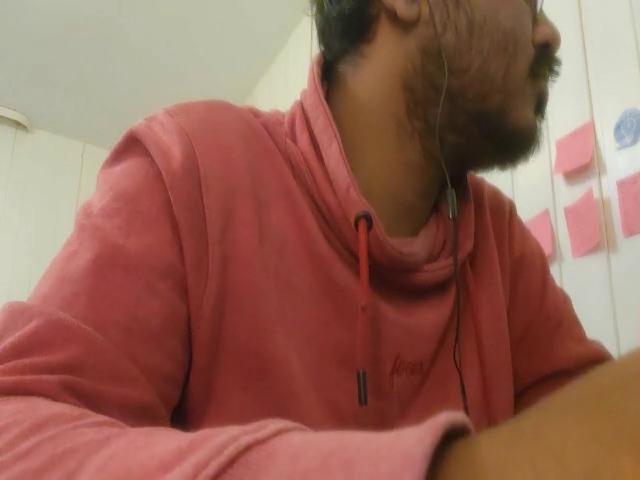
#> input picture frame 43 of EDITH.mp4, 640 x 480 px, given in place of the camera
$ jupyter execute --allow-errors mobile_application.ipynb
#> lines starting #> are read from the running program, lines starting #| are printed output that depends on the picture
[cell 1]
import cv2

camera  = 'http://192.168.178.37:8080/video'

#connect yout laptop and android device with the same network like wifi.
cap = cv2.VideoCapture(0, cv2.CAP_DSHOW)
cap.open(camera)
print('check==', cap.isOpened())
#divx, xvid, mjpg, x264, wmv1, wmv2
fourcc = cv2.VideoWriter_fourcc(*'mp4v') #'XVID
#it contains 4 parameters, name, codec, fps, resolution

output = cv2.VideoWriter('/Users/anuragrachoti/Desktop/EDITH.mp4', fourcc, 20.0, (640,480))
print(cap)
while cap.isOpened():
    ret ,frame = cap.read()
#> frame is the input picture: shape (480, 640, 3); mean B, G, R 86.9, 101.2, 148.7
    if ret == True:
        frame = cv2.resize(frame,(700,700))
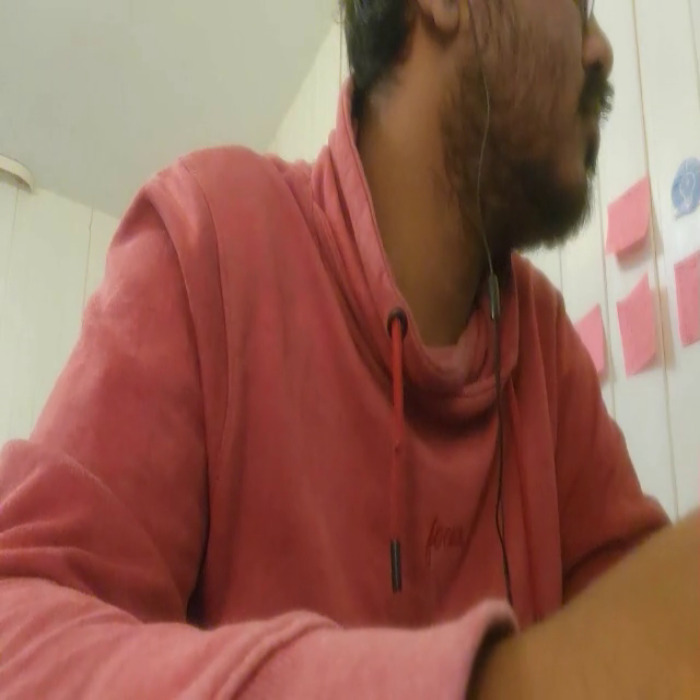
#> frame: shape (700, 700, 3); mean B, G, R 86.8, 101.1, 148.6
        gray = cv2.cvtColor(frame, cv2.COLOR_BGR2GRAY)
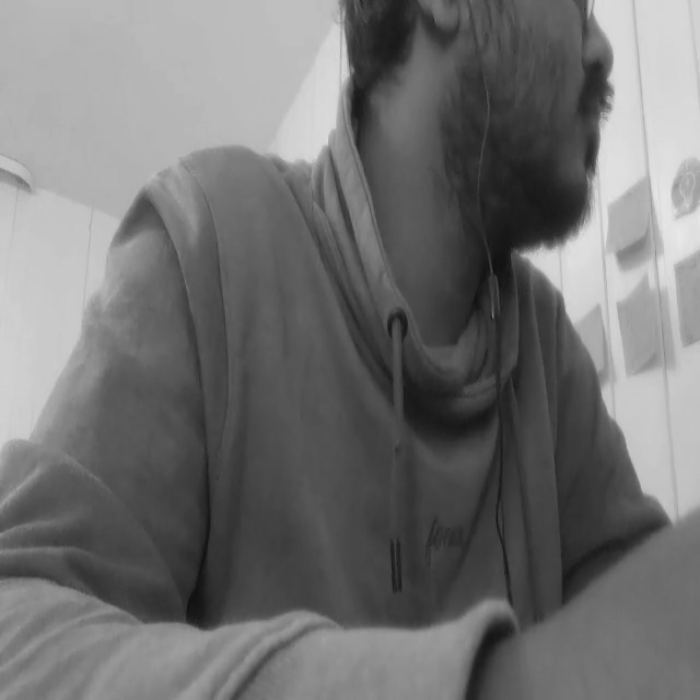
#> gray: shape (700, 700); min 15, max 233, mean 113.6
        cv2.imshow('Color-frame',frame)
        output.write(frame)
        if cv2.waitKey(1) & 0xFF == ord('q'):
#> (key q is pressed here)
            break

cap.release()
output.release()
cv2.destroyAllWindows()

$ run again, starting later in the video
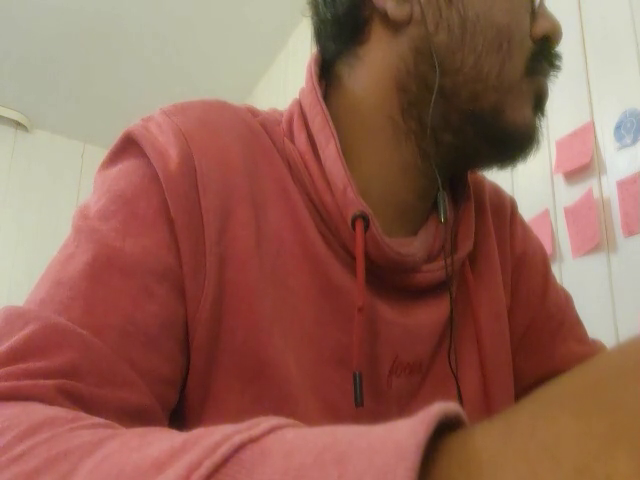
#> input picture frame 194 of EDITH.mp4, 640 x 480 px, given in place of the camera
#> frame is the input picture: shape (480, 640, 3); mean B, G, R 85.7, 100.5, 148.1
#> `frame = cv2.resize(frame,(700,700))`:
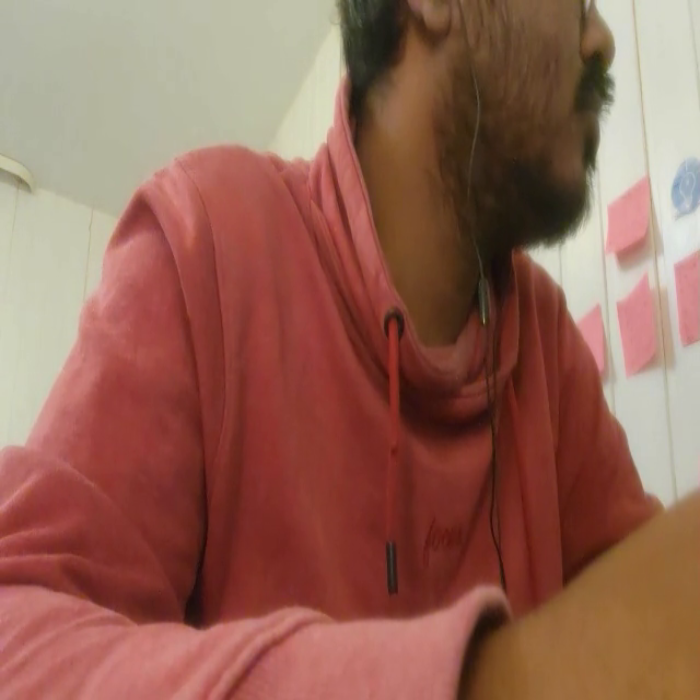
#> frame: shape (700, 700, 3); mean B, G, R 85.6, 100.4, 148
#> `gray = cv2.cvtColor(frame, cv2.COLOR_BGR2GRAY)`:
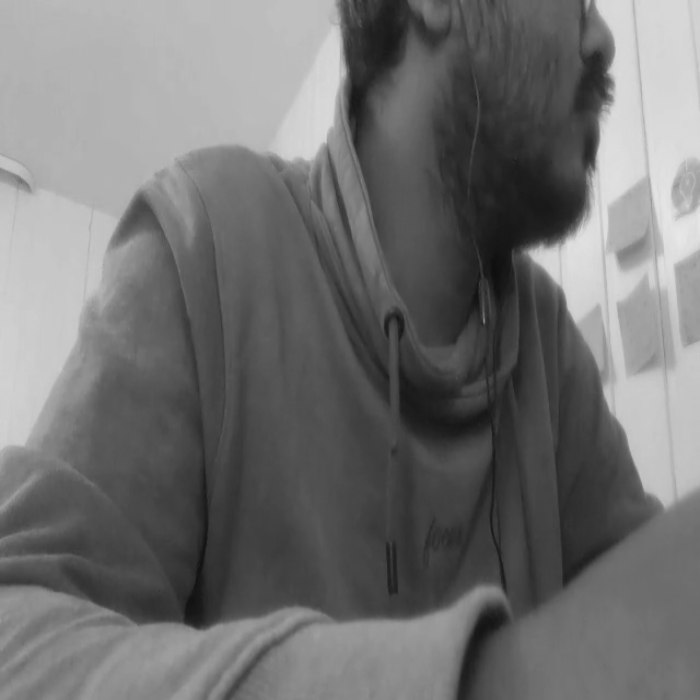
#> gray: shape (700, 700); min 14, max 233, mean 112.9

$ run again, starting later in the video
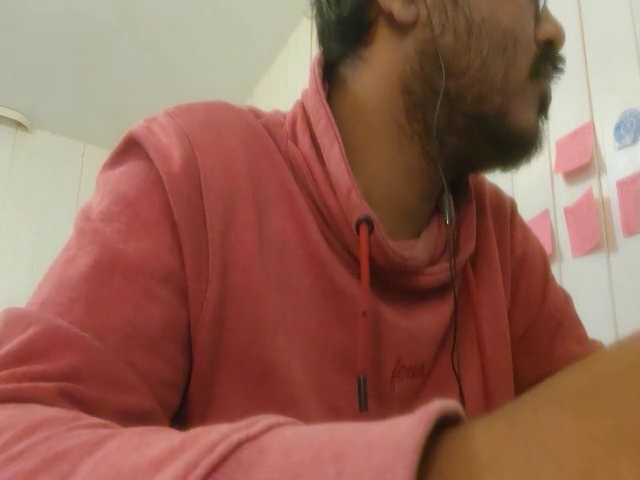
#> input picture frame 345 of EDITH.mp4, 640 x 480 px, given in place of the camera
#> frame is the input picture: shape (480, 640, 3); mean B, G, R 87, 102, 149.6
#> `frame = cv2.resize(frame,(700,700))`:
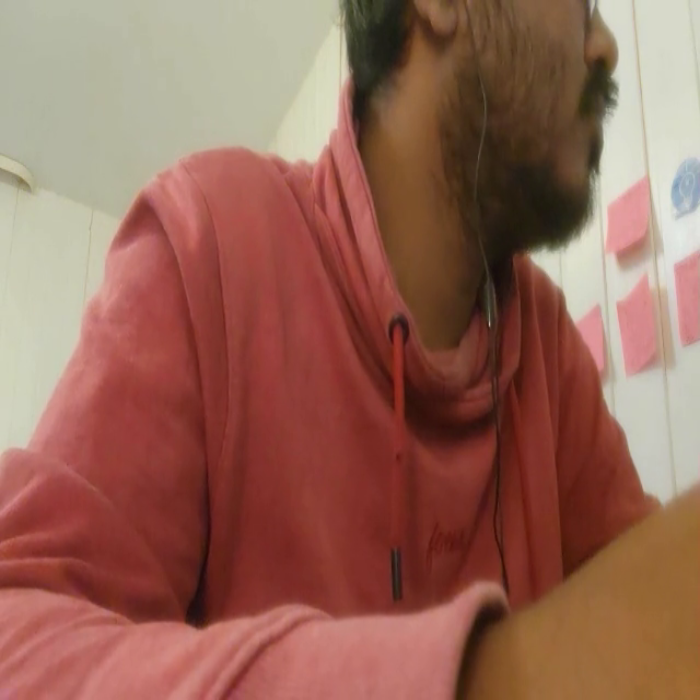
#> frame: shape (700, 700, 3); mean B, G, R 86.9, 101.9, 149.5
#> `gray = cv2.cvtColor(frame, cv2.COLOR_BGR2GRAY)`:
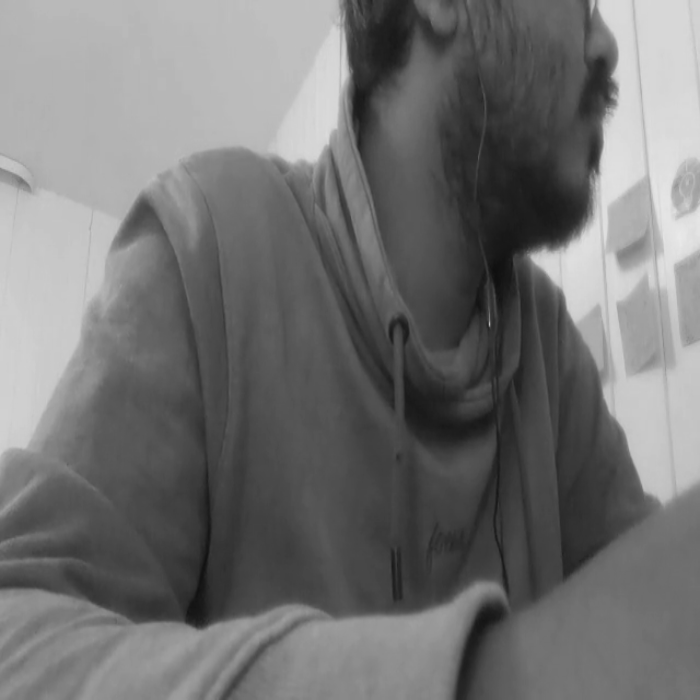
#> gray: shape (700, 700); min 15, max 234, mean 114.4
